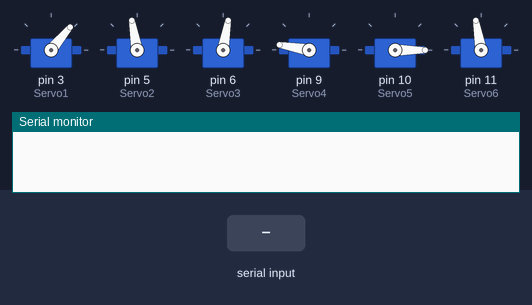
A sketch run on a simulated Arduino Uno, built with avr-gcc and run on an emulated ATmega328P. Parts: 6 × servo, the last lines printed to the serial monitor. The inputs (shaded band) are chosen by the test bench.

Above: at 1.2 s.
1.3 s: "180" received over Serial
At 8.8 s:
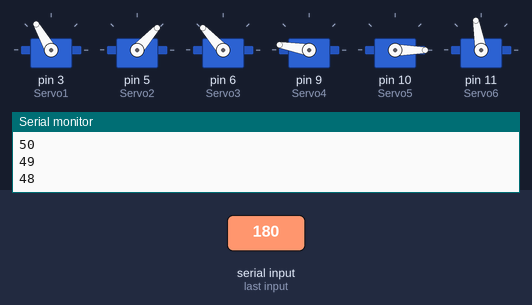
At 9.7 s:
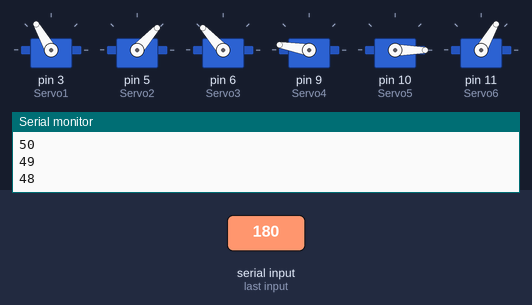
Timing chart, 0 to 21.2 s (numbered marks = the images above; inputs shaded):
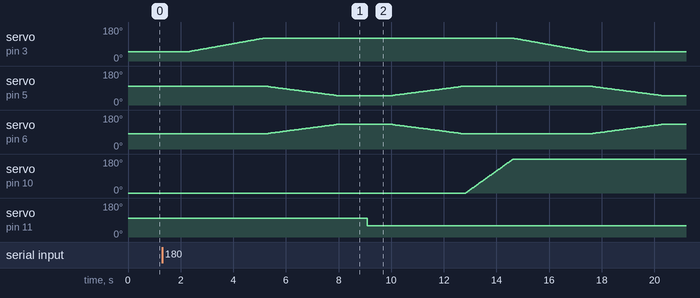

The sketch:

arduino_serial_new_cal_20_4_19.ino
```cpp
#include <Servo.h>

Servo Servo1;
Servo Servo2;
Servo Servo3;
Servo Servo4;
Servo Servo5;
Servo Servo6;

int pos = 0;
String Control_sig = "90";
volatile int rot ;

void setup() {
  Serial.begin(115200);
  Serial.flush();
  Servo1.attach(3);
  Servo2.attach(5);
  Servo3.attach(6);
  Servo4.attach(9);
  Servo5.attach(10);
  Servo6.attach(11);

  Servo1.write(50);
  Servo2.write(100);
  Servo3.write(80);
  Servo4.write(170);
  Servo5.write(0);
  Servo6.write(100);
}

void loop() {
  if (Serial.available() > 0) {
    Control_sig = Serial.readString(); //Rotates 180 degree after picking the object if control_sig is 180
    Serial.println(Control_sig);
    //Serial.println(Control_sig);
    if (Control_sig == "180") {
      pick(180);
    }
    else if (Control_sig == "0" )
    {
      pick(0);
    }
    else {
      servo_calib();
    }
  }
}

void pick(int rot) {
 for (pos = 50; pos <= 120; pos += 1) {
    Servo1.write(pos);
    Serial.println(pos);
    delay(40);
  }
  for (pos = 100; pos >= 48; pos -= 1) {
    Servo2.write(pos);
    Serial.println(pos);
    Servo3.write(180 - pos);
    delay(55);
  }
  delay(200);
  for (pos = 150; pos >= 180; pos += 1) {
    Servo4.write(pos);
    Serial.println(pos);
    delay(55);
  }
  delay(800);
  Servo6.write(60);
  delay(800);

for (pos = 180; pos <= 150; pos -= 1) {
    Servo4.write(pos);
    Serial.println(pos);
    delay(55);
  }
    for (pos = 48; pos <= 100; pos += 1) {
    Servo2.write(pos);
    Serial.println(pos);
    Servo3.write(180 - pos);
    delay(55);
  }
  //------------------------------------------------------
  for (pos = 0; pos <= rot; pos += 1) {
    Servo5.write(pos);
    delay(10);
  }
  //------------------------------------------------------
for (pos = 120; pos >= 50; pos -= 1) {
    Servo1.write(pos);
    Serial.println(pos);
    delay(40);
  }
  //______________________________________________________________________
    for (pos = 100; pos >= 48; pos -= 1) {
    Servo2.write(pos);
    Serial.println(pos);
    Servo3.write(180 - pos);
    delay(55);
  }
  for (pos = 150; pos >= 180; pos += 1) {
    Servo4.write(pos);
    Serial.println(pos);
    delay(55);
  }
  delay(800);
  Servo6.write(100);
  delay(800);
   for (pos = 180; pos <= 150; pos -= 1) {
    Servo4.write(pos);
    Serial.println(pos);
    delay(55);
  }
    for (pos = 48; pos <= 100; pos += 1) {
    Servo2.write(pos);
    Serial.println(pos);
    Servo3.write(180 - pos);
    delay(55);
  }
  //-------------------------------------------------------
  for (pos = rot; pos >= 0; pos -= 1) {
    Servo5.write(pos);
    delay(10);
  }
  //-------------------------------------------------------
  Control_sig = "90" ;
}

void servo_calib() {
  Servo1.write(45);
  Servo2.write(100);
  Servo3.write(80);
  Servo4.write(170);
  Servo5.write(0);
  Servo6.write(100);
}
```

Measured:
- after the input at 1.3 s, servo on pin 3 (Servo1): rises from 50° to 120° in 2.8 s, then falls to 50° in 12.3 s; servo on pin 10 (Servo5): moves from 0° to 180° over 1.8 s, starting after 11.5 s; servo on pin 11 (Servo6): 100° → 60° after 7.8 s
